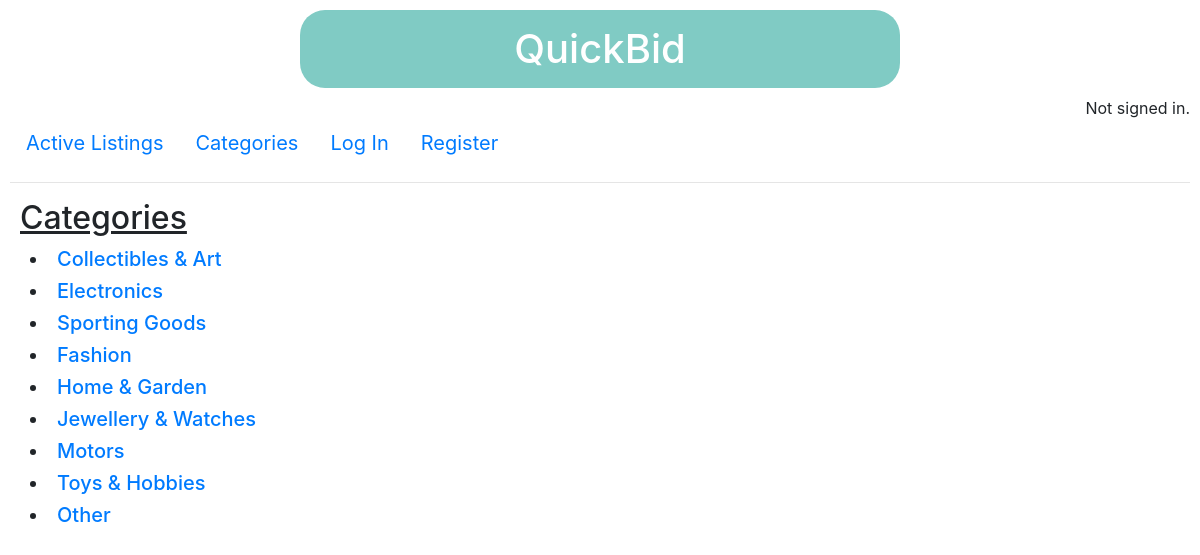
The page /categories on the database its author committed.
### auctions/models.py (models this page shows, shortened)
class Category(models.Model):
    name = models.CharField(max_length=255)
    class Meta:
        verbose_name_plural = "Categories"

### auctions/views.py (the view)
# urls.py: path("categories", views.categories, name="categories"),
def categories(request):
    return render(request, "auctions/categories.html", {
        "categories": Category.objects.all()
    })

### auctions/templates/auctions/categories.html
{% extends "auctions/layout.html" %}
{% block body %}
<div style="margin: 10px;">
<h2>Categories</h2>
<table>
    {% for category in categories %}
    <h5><li style="margin-left: 10px;"><a href="/{{ category.name }}">{{ category.name }}</a></li></h5>
{% endfor %}
</table>
</div>
{% endblock %}

### auctions/templates/auctions/layout.html (shortened to what this page needs)
{% load static %}
<!DOCTYPE html>
<html lang="en">
    <head>
        <link rel="stylesheet" href="https://stackpath.bootstrapcdn.com/bootstrap/4.4.1/css/bootstrap.min.css">
        <link href="{% static 'auctions/styles.css' %}" rel="stylesheet">
    </head>
    <body>
        <div><h1 id="logo">QuickBid</h1></div>
        <div style="text-align: right;">
            {% if user.is_authenticated %}
                Signed in as <strong>{{ user.username }}</strong>.
            {% else %}
                Not signed in.
            {% endif %}
        </div>
        <ul class="nav" style="font-size: 20px">
            <li class="nav-item">
                <a class="nav-link" href="{% url 'index' %}">Active Listings</a>
            </li>
            <li class="nav-item">
                <a class="nav-link" href="{% url 'categories' %}">Categories</a>
            </li>
            {% if user.is_authenticated %}
                <li class="nav-item">
                    <a class="nav-link" href="{% url 'logout' %}">Log Out</a>
                </li>
                <li class="nav-item">
                    <a class="nav-link" href="{% url 'sell' %}">Sell</a>
                </li>
                <li class="nav-item">
                    <a class="nav-link" href="{% url 'watchlist' %}">Watchlist</a>
                </li>
                <li class="nav-item">
                    <a class="nav-link" href="{% url 'yourlistings' %}">Your Listings</a>
                </li>
            {% else %}
                <li class="nav-item">
                    <a class="nav-link" href="{% url 'login' %}">Log In</a>
                </li>
                <li class="nav-item">
                    <a class="nav-link" href="{% url 'register' %}">Register</a>
                </li>
            {% endif %}
        </ul>
        <hr>
        {% block body %}
        {% endblock %}
    </body>
</html>

### auctions/static/auctions/styles.css (style rules this page uses)
body { padding: 10px; }
h2 { text-decoration: underline; margin-bottom: 10px; }
#logo { background-color: #80cbc4; color: white; border-radius: 25px; padding: 15px; text-align: center; width: 600px; margin-left: auto; margin-right: auto; }

### rows shown on the page
Category: name "Collectibles & Art"
Category: name "Electronics"
Category: name "Sporting Goods"
Category: name "Fashion"
Category: name "Home & Garden"
Category: name "Jewellery & Watches"
Category: name "Motors"
Category: name "Toys & Hobbies"
Category: name "Other"
